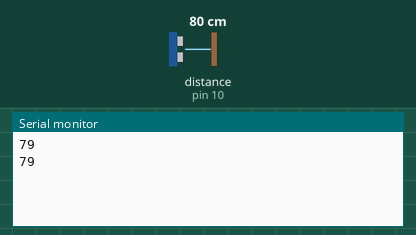
This sketch was run on a simulated Arduino Uno, built with avr-gcc and run on an emulated ATmega328P. On the bench: the last lines printed to the serial monitor. Wiring (inferred from the names in the program): ultrasonic range finder: trigger pin 9; echo pin 10. Inputs (shaded band) come from the test bench; at power-on: distance to the obstacle (sensor on pin 10) 80 cm. The echo pulse lasts 58.3 µs per cm.

Above: at 1.8 s.
1.9 s: distance to the obstacle (sensor on pin 10) set to 2 cm
At 2.5 s:
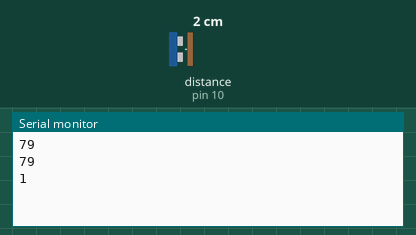
3.4 s: distance to the obstacle (sensor on pin 10) set to 4 cm
At 4.8 s:
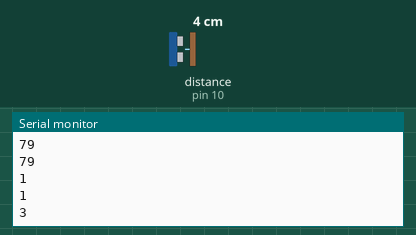
Timing chart, 0 to 6.4 s (numbered marks = the images above; inputs shaded):
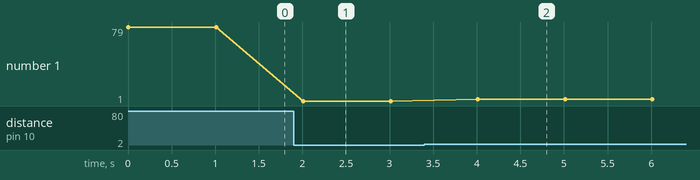

Measured:
- after the input at 1.9 s, the serial monitor: prints a new line after 0.11 s (image 1)
- after the input at 3.4 s, the serial monitor: prints a new line after 0.61 s (image 2)
- plotted number 1: 79 → 1 after the input at 1.9 s, 1 → 3 after the input at 3.4 s

The sketch:

setup.ino
```cpp
#define trigPin 9
#define echoPin 10

void setup() {
  Serial.begin(9600); // Initialize serial communication
  pinMode(trigPin, OUTPUT);
  pinMode(echoPin, INPUT);
}

void loop() {
  long duration, distance;
  digitalWrite(trigPin, LOW);
  delayMicroseconds(2);
  digitalWrite(trigPin, HIGH);
  delayMicroseconds(10);
  digitalWrite(trigPin, LOW);
  duration = pulseIn(echoPin, HIGH);
  distance = (duration / 2) / 29.1;
  Serial.println(distance);
  delay(1000);
}
```
